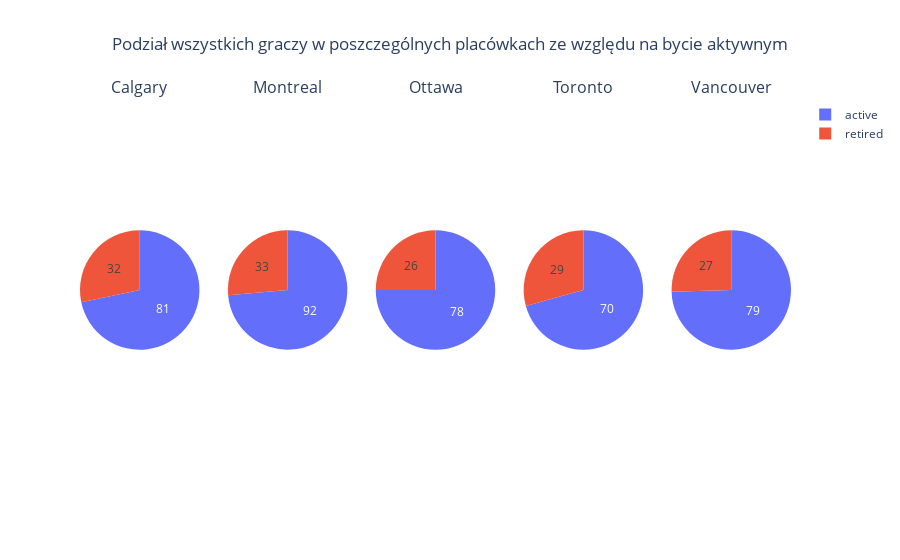

Notebook cell for this chart:
### Code cell
fig = make_subplots(rows=1, cols=5, specs=[[{'type':'domain'}, {'type':'domain'}, {'type':'domain'}, {'type':'domain'}, {'type':'domain'}]], subplot_titles=players_activity["city"].unique())
i = 1

for city in players_activity["city"].unique():
    make_position(players_activity[players_activity["city"]==city], i)
    i += 1

fig.update_layout(title_text="Podział wszystkich graczy w poszczególnych placówkach ze względu na bycie aktywnym", title_x=0.5)
fig.show()

### Figure 1 — Plotly figure (JSON) as saved in the notebook; plotly's stock layout.template omitted (floating-point values rounded to 4 significant figures)
{"data": [{"domain": {"x": [0, 0.168], "y": [0, 1]}, "labels": ["active", "retired"], "textinfo": "value", "type": "pie", "values": [81, 32]}, {"domain": {"x": [0.208, 0.376], "y": [0, 1]}, "labels": ["active", "retired"], "textinfo": "value", "type": "pie", "values": [92, 33]}, {"domain": {"x": [0.416, 0.584], "y": [0, 1]}, "labels": ["active", "retired"], "textinfo": "value", "type": "pie", "values": [78, 26]}, {"domain": {"x": [0.624, 0.792], "y": [0, 1]}, "labels": ["active", "retired"], "textinfo": "value", "type": "pie", "values": [70, 29]}, {"domain": {"x": [0.832, 1], "y": [0, 1]}, "labels": ["active", "retired"], "textinfo": "value", "type": "pie", "values": [79, 27]}], "layout": {"annotations": [{"font": {"size": 16}, "showarrow": false, "text": "Calgary", "x": 0.084, "xanchor": "center", "xref": "paper", "y": 1, "yanchor": "bottom", "yref": "paper"}, {"font": {"size": 16}, "showarrow": false, "text": "Montreal", "x": 0.292, "xanchor": "center", "xref": "paper", "y": 1, "yanchor": "bottom", "yref": "paper"}, {"font": {"size": 16}, "showarrow": false, "text": "Ottawa", "x": 0.5, "xanchor": "center", "xref": "paper", "y": 1, "yanchor": "bottom", "yref": "paper"}, {"font": {"size": 16}, "showarrow": false, "text": "Toronto", "x": 0.708, "xanchor": "center", "xref": "paper", "y": 1, "yanchor": "bottom", "yref": "paper"}, {"font": {"size": 16}, "showarrow": false, "text": "Vancouver", "x": 0.916, "xanchor": "center", "xref": "paper", "y": 1, "yanchor": "bottom", "yref": "paper"}], "title": {"text": "Podział wszystkich graczy w poszczególnych placówkach ze względu na bycie aktywnym", "x": 0.5}}}
